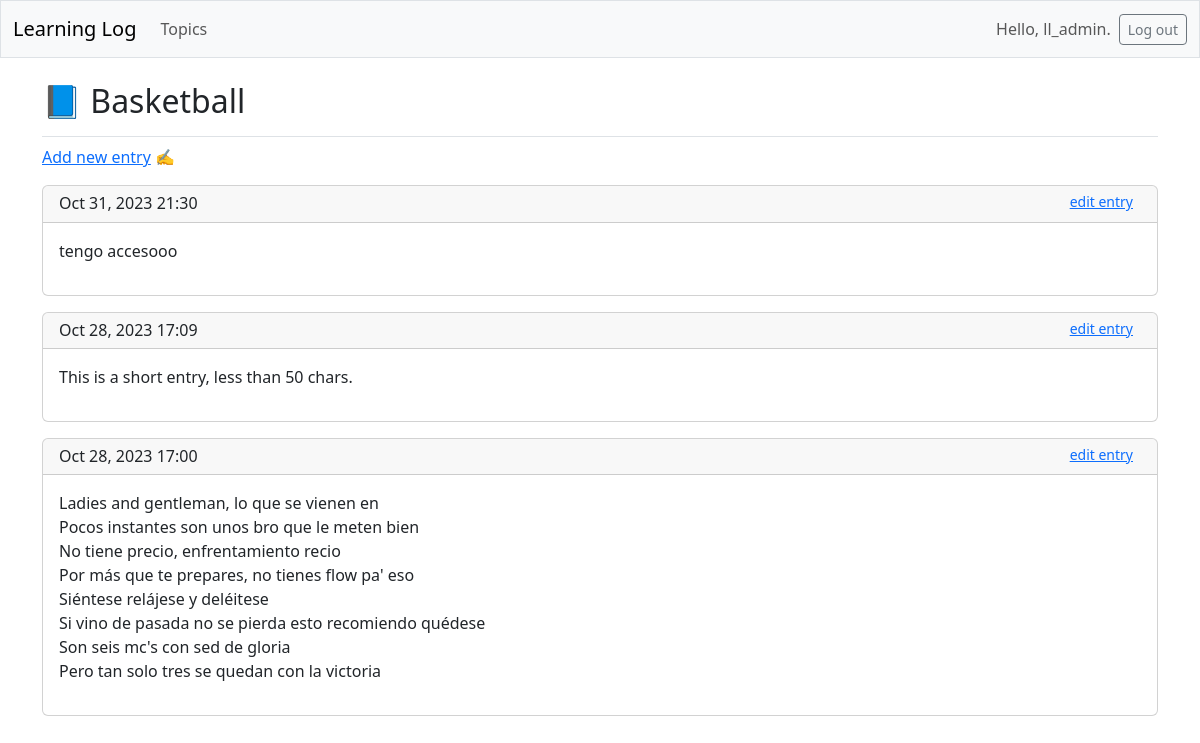
Page /topics/2/ (signed in) on the earlier database version.
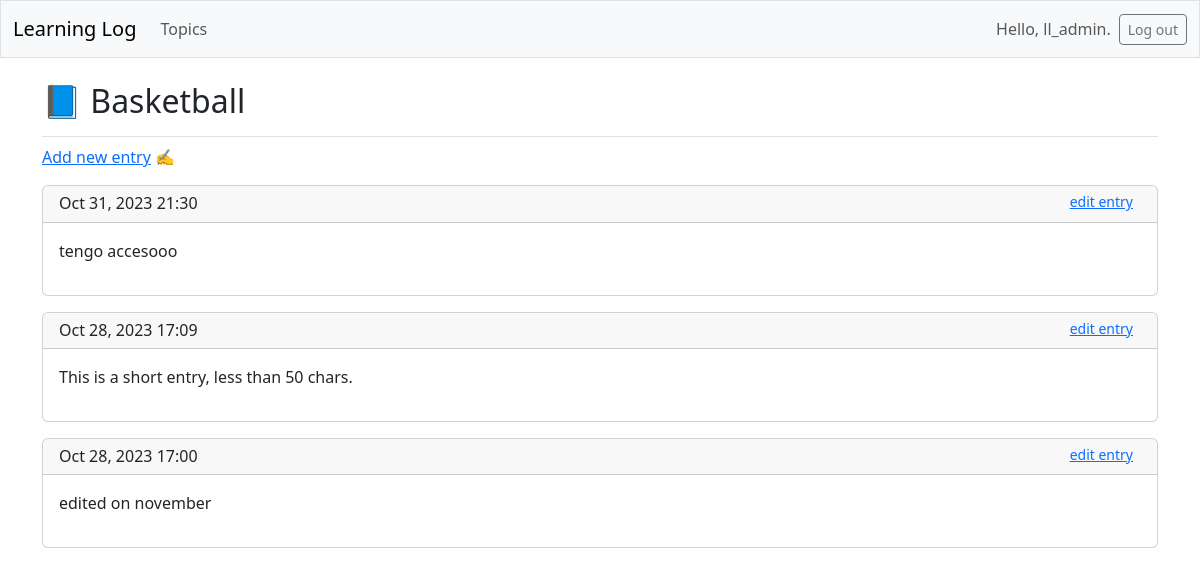
Same page on the later database version.
### learning_logs/models.py (models this page shows, shortened)
class Entry(models.Model):
    topic = models.ForeignKey(Topic, on_delete=models.CASCADE)
    text = models.TextField()
    date_added = models.DateTimeField(auto_now_add=True)
    class Meta:
        verbose_name_plural = 'entries'

### learning_logs/views.py (the view)
# urls.py: path('topics/<int:topic_id>/', views.topic, name='topic'),
@login_required
def topic(request, topic_id):
    topic = Topic.objects.get(id=topic_id)
    check_topic_owner(topic, request.user)
    entries = topic.entry_set.order_by('-date_added')
    context = {'topic': topic, 'entries': entries}
    return render(request, 'learning_logs/topic.html', context)

### learning_logs/views.py (called while the page is built)
def check_topic_owner(topic, user):
    if topic.owner != user:
        raise Http404

### learning_logs/templates/learning_logs/topic.html
{% extends 'learning_logs/base.html' %}
{% block page_header %}
  <h2>📘 {{ topic.text }}</h2>
{% endblock page_header %}
{% block content %}
  <p>
    <a href="{% url 'learning_logs:new_entry' topic.id %}">Add new entry</a> ✍️
  </p>
  {% for entry in entries %}
    <div class="card mb-3">
      <h5 class="card-header fs-6">
        {{ entry.date_added|date:'M d, Y H:i' }}
        <small class="float-end pe-2"><a href="{% url 'learning_logs:edit_entry' entry.id %}">
          edit entry</a></small>
      </h5>
      <div class="card-body">{{ entry.text|linebreaks }}</div>
    </div>
  {% empty %}
    <p>There are no entries for this topic yet.</p>
  {% endfor %}
{% endblock content %}

Differences in the rows shown:
changed Entry: text "Ladies and gentleman, lo que se vienen en Pocos instantes son unos bro que le meten bien No tiene precio, enfrentamiento recio Por más que te prepares, no tienes flow pa' eso Siéntese relájese y deléitese Si vino de pasada no se pierda esto recomiendo quédese Son seis mc's con sed de gloria Pero tan solo tres se quedan con la victoria" → "edited on november"
